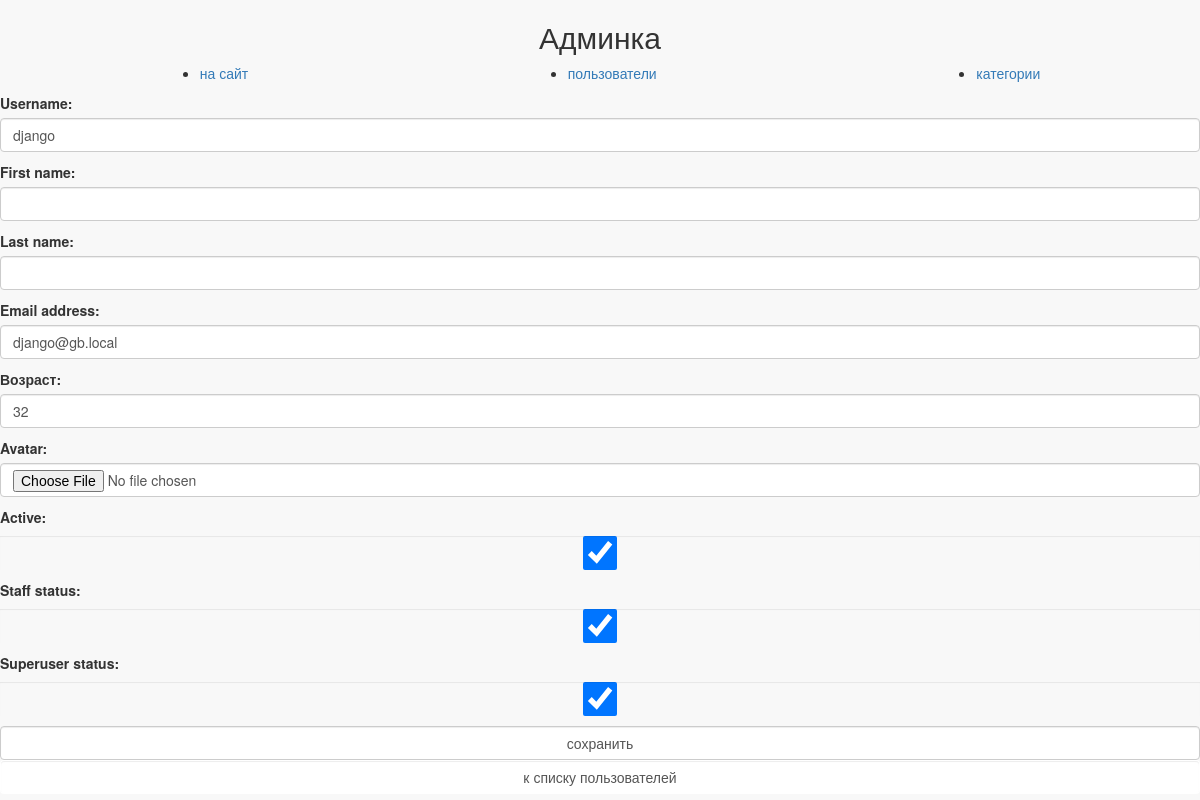
The app's page /admin/user/update/1/ with its own data.
### authapp/models.py (models this page shows)
class ShopUser(AbstractUser):
    avatar = models.ImageField(upload_to='users_avatars', blank=True)
    age = models.PositiveSmallIntegerField(verbose_name='возраст')

### adminapp/views.py (the view)
# urls.py: re_path('^user/update/(?P<pk>\d+)/$', adminapp.user_update, name='user_update'),
def user_update(request, pk):
    edit_user = get_object_or_404(ShopUser, pk=pk)
    if request.method == 'POST':
        form = AdminShopUserChangeForm(request.POST, request.FILES, instance=edit_user)
        if form.is_valid():
            form.save()
            return HttpResponseRedirect(reverse('admin:user_update',
                                                kwargs={
                                                    'pk': edit_user.pk,
                                                }))
    else:
        form = AdminShopUserChangeForm(instance=edit_user)
    content = {
        'title': 'пользователи/редактирование',
        'form': form
    }
    return render(request, 'adminapp/user_update.html', content)

### adminapp/forms.py (shortened to what this page needs)
class AdminShopUserChangeForm(UserChangeForm):
    class Meta:
        model = ShopUser
        fields = ('username', 'first_name', 'last_name', 'password', 'email',
                  'age', 'avatar', 'is_active', 'is_staff', 'is_superuser')
    def __init__(self, *args, **kwargs):
        super().__init__(*args, **kwargs)
        for field_name, field in self.fields.items():
            field.widget.attrs['class'] = 'form-control'
            field.help_text = ''
            if field_name == 'password':
                field.widget = forms.HiddenInput()

### adminapp/templates/adminapp/user_update.html (shortened to what this page needs)
{% extends 'adminapp/base.html' %}
{% load staticfiles %}
{% block container %}
    <div class="login">
        <form class="form-horizontal" method="post" enctype="multipart/form-data">
            {{ form.as_p }}
            <input class="form-control" type="submit" value="сохранить">
        </form>
        <a href="{% url 'admin:index' %}" class="btn btn-round form-control last">
            к списку пользователей
        </a>
    </div>
{% endblock %}

### static/css/style.css (style rules this page uses)
body { background: #f8f8f8; }

### records on screen
ShopUser: username "django", email "django@gb.local", age "32", is_active "☑", is_staff "☑", is_superuser "☑"
